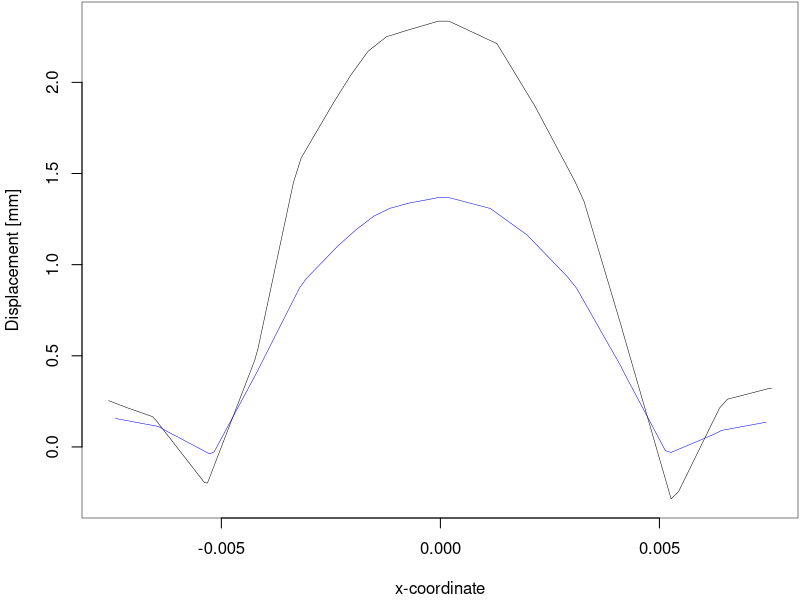

R code for this plot:
a1 <- data.matrix(read.csv("aspiration-simple.csv"))
a2 <- data.matrix(read.csv("aspiration-composite.csv"))

a1 <- a1[1:31,c(4,3)]; a1[,2] <- a1[,2] - 0.015; a1[,2] <- a1[,2] * 1000
a2 <- a2[1:33,c(4,3)]; a2[,2] <- a2[,2] - 0.015; a2[,2] <- a2[,2] * 1000

pdf("aspiration.pdf", width=3, height=1.5, pointsize=8); # sizes in inches
p <- par(lwd=0.5, mar=c(4,4,0,0)+0.1);

plot(range(c(a1[,1], a2[,1])), range(c(a1[,2], a2[,2])), #ylim=c(0, 0.004), 
     type="n", xlab="x-coordinate", ylab="Displacement [mm]")

lines(a1, col="black")
lines(a2, col="blue")

#abline(h=0, lty="dotted");

#legend("topright", c("A","B", "C", "D"), pch=c(1,4,5,6), col="black");

dev.off()
par(p);
